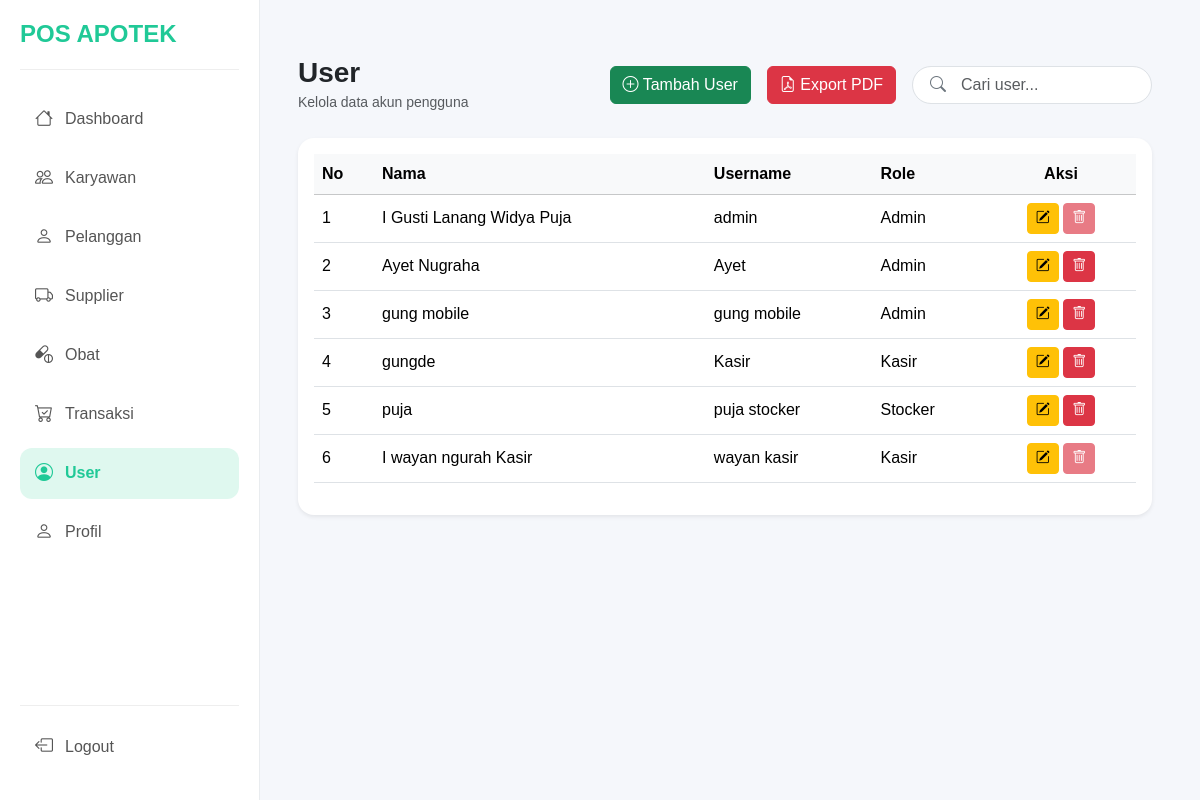
/page/dashboard.php?page=user (signed in), run on the app's committed database.
### tables this page shows
CREATE TABLE `user` (
  `username` varchar(55) NOT NULL,
  `password` varchar(65) NOT NULL,
  `role` varchar(20) NOT NULL,
  `id_karyawan` char(8) NOT NULL
);

CREATE TABLE `karyawan` (
  `id_karyawan` char(8) NOT NULL,
  `nama_karyawan` varchar(55) NOT NULL,
  `email` varchar(55) NOT NULL,
  `no_telepon` varchar(15) NOT NULL,
  `alamat` varchar(55) NOT NULL
);

### config/Database.php (called while the page is built, shortened)
<?php
class Database {
    private $conn;
    private function connect() {
        $host = "localhost";
        $user = "root";
        $pass = "";
        $db   = "pos_apotek";
        $this->conn = new mysqli($host, $user, $pass, $db);
    }
    public function getConnection() {
        return $this->conn;
    }
}
?>

### class/user.php (called while the page is built, shortened)
<?php
require_once '../config/Database.php';
class User {
    private $table = "user";
    private $conn;
    public function __construct() {
        $this->db = new Database();
        $this->conn = $this->db->getConnection();
    }
    public function getAllUsers() {
        $query = "SELECT * FROM $this->table INNER JOIN karyawan USING (id_karyawan)";
        $stmt = $this->conn->prepare($query);
        $stmt->execute();
        $result = $stmt->get_result() ->fetch_all(MYSQLI_ASSOC);
        return $result;
    }
    public function cekRelasiTransaksi($id_karyawan) {
        $query = "SELECT id_karyawan FROM transaksi WHERE id_karyawan = ?";
        $stmt = $this->conn->prepare($query);
        $stmt->bind_param("s", $id_karyawan);
        $stmt->execute();
        return $stmt->get_result()->num_rows;
}
}
?>

### page/user/user.php (the view, shortened to what this page needs)
<?php
$user = new User();
$data = $user->getAllUsers();
$no = 1;
$keyword = "";
?>
<div class="container-fluid p-4">
    <div class="d-flex justify-content-between align-items-center mb-4">
        <div>
            <h3 class="fw-bold mb-0">User</h3>
            <small class="text-muted">Kelola data akun pengguna</small>
        </div>
        <div class="d-flex align-items-center">
            <a href="?page=add_user" class="btn btn-success me-3">
                <i class="bi bi-plus-circle"></i>
                Tambah User
            </a>
            <a href="../export/export_user.php" target="_blank" class="btn btn-danger me-3">
                <i class="bi bi-file-earmark-pdf"></i>
                Export PDF
            </a>
            <form method="GET" class="position-relative">
                <input type="text" id="searchInput" name="keyword" class="form-control ps-5 pe-5"
                    placeholder="Cari user..." value="<?= htmlspecialchars($keyword); ?>"
                    style="width:240px;border-radius:20px;">
                <i class="bi bi-search position-absolute"
                    style="left:18px; top:50%;transform:translateY(-50%);color:#6c757d;">
                </i>
            </form>
        </div>
    </div>
    <div class="card shadow-sm border-0 rounded-4">
        <div class="card-body">
            <table class="table table-hover align-middle">
                <thead class="table-light">
                    <tr>
                        <th width="60">No</th>
                        <th>Nama</th>
                        <th>Username</th>
                        <th>Role</th>
                        <th width="150" class="text-center">Aksi</th>
                    </tr>
                </thead>
                <tbody>
                    <?php foreach($data as $row){ ?>
                    <tr>
                        <td><?= $no++; ?></td>
                        <td><?= $row['nama_karyawan']; ?></td>
                        <td><?= $row['username']; ?></td>
                        <td><?= $row['role']; ?></td>
                        <td class="text-center">
                            <a href="?page=edit_user&username=<?= $row['username'] ?>" class="btn btn-warning btn-sm">
                                <i class="bi bi-pencil-square"></i>
                            </a>
                            <?php
                                if ($user->cekRelasiTransaksi($row['id_karyawan']) > 0 || $row['id_karyawan'] == $_SESSION['id_karyawan']) {
                                ?>
                            <a class="btn btn-danger btn-sm disabled" href="#"><i class="bi bi-trash"></i></a>
                            <?php
                                } else {
                                ?>
                            <a onclick="showConfirm('warning','Peringatan!','Apakah kamu yakin ingin menghapus user ini?','?page=user&delete_user&id_karyawan=<?= $row['id_karyawan']; ?>')"
                                class="btn btn-danger btn-sm">
                                <i class="bi bi-trash"></i>
                            </a>
                            <?php } ?>
                        </td>
                    </tr>
                    <?php } ?>
                </tbody>
            </table>
        </div>
    </div>
</div>

### css/style.css (style rules this page uses)
body { background:#f5f7fb; margin:0; font-family:Arial, Helvetica, sans-serif; }
a { text-decoration: none; color: black; }

### data on the page
user: id_karyawan.nama_karyawan "I Gusti Lanang Widya Puja", username "admin", role "Admin"
user: id_karyawan.nama_karyawan "Ayet Nugraha", username "Ayet", role "Admin"
user: id_karyawan.nama_karyawan "gung mobile", username "gung mobile", role "Admin"
user: id_karyawan.nama_karyawan "gungde", username "Kasir", role "Kasir"
user: id_karyawan.nama_karyawan "puja", username "puja stocker", role "Stocker"
user: id_karyawan.nama_karyawan "I wayan ngurah Kasir", username "wayan kasir", role "Kasir"
